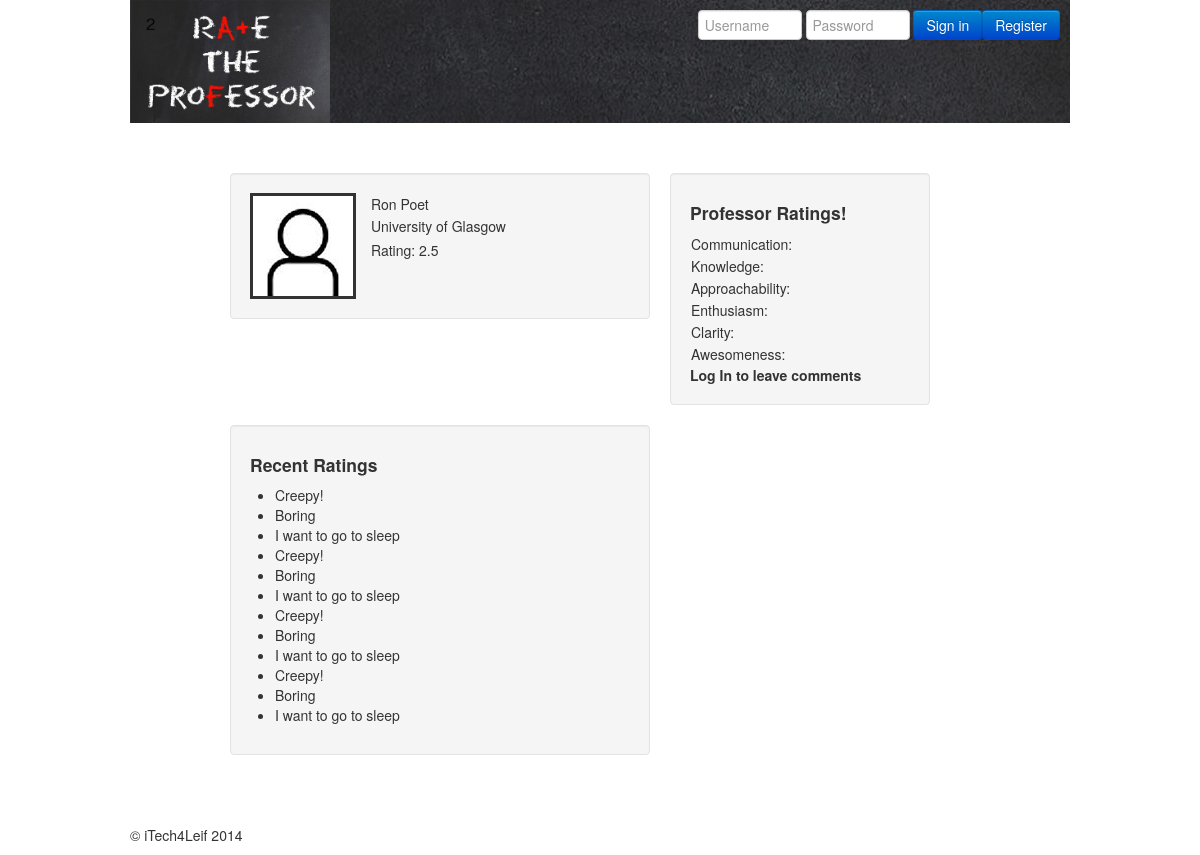
Page /rate_the_professor/professor/2/ on the earlier database version.
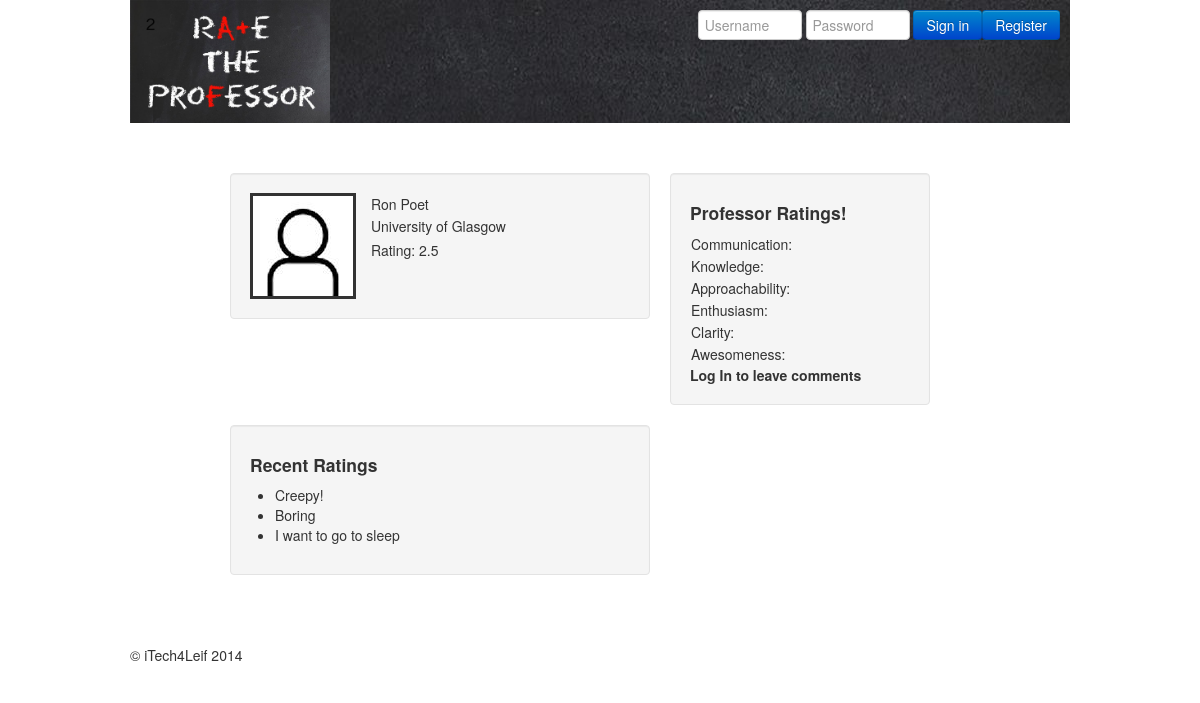
Same page on the later database version.
### rate_the_professor/models.py (models this page shows, shortened)
class Rating(models.Model):
    user = models.ForeignKey(User, null=True)
    professor = models.ForeignKey(Professor)
    communication = models.DecimalField(max_digits=2, decimal_places=1, default=2.5)
    knowledge = models.DecimalField(max_digits=2, decimal_places=1, default=2.5)
    approachability = models.DecimalField(max_digits=2, decimal_places=1, default=2.5)
    enthusiasm = models.DecimalField(max_digits=2, decimal_places=1, default=2.5)
    clarity = models.DecimalField(max_digits=2, decimal_places=1, default=2.5)
    awesomeness = models.DecimalField(max_digits=2, decimal_places=1, default=2.5)
    comment = models.CharField(max_length=1024, null=False)
    datetime = models.DateTimeField(auto_now_add=True)
    def _calculate_rating(self):
        return u'%.2f' % ((self.communication + self.knowledge + self.approachability
                + self.enthusiasm + self.clarity + self.awesomeness) / 6)
    rating = property(_calculate_rating)

### rate_the_professor/views.py (the view)
# urls.py: ,url(r'^professor/(?P<professor_id>\w+)/$', views.professor, name='professor')
def professor(request, professor_id):
    context = RequestContext(request)
    if request.method == 'POST':
        form = RatingForm(request.POST)
        if form.is_valid():
            rating = form.save(commit=False)
            rating.user = request.user
            rating.professor = Professor(id=professor_id)
            form.save()
            professor = Professor.objects.get(id=professor_id)
            sum_of_ratings = professor.sum_of_ratings
            no_of_ratings = professor.no_of_ratings
            new_ratings = no_of_ratings + 1
            Professor.objects.filter(pk=professor_id).update(no_of_ratings=new_ratings)
            new_sum = sum_of_ratings + rating.rating
            Professor.objects.filter(pk=professor_id).update(sum_of_ratings=new_sum)
            new_overall = new_sum / new_ratings
            Professor.objects.filter(pk=professor_id).update(overall_rating=new_overall)
        else:
            pass
    else:
        form = RatingForm()
    context_dict = {'professor_id': professor_id}
    try:
        professor = Professor.objects.get(id=professor_id)
        ratings = Rating.objects.filter(professor=professor_id)
        context_dict['ratings'] = ratings
        context_dict['professor'] = professor
    except Professor.DoesNotExist:
        pass
    context_dict['form'] = form
    return render_to_response('rate_the_professor/professor.html', context_dict, context)

### rate_the_professor/forms.py
class RatingForm(forms.ModelForm):
    communication = forms.DecimalField(initial=2.5, help_text="Communication")
    knowledge = forms.DecimalField(initial=2.5, help_text="Knowledge")
    approachability = forms.DecimalField(initial=2.5, help_text="Approachability")
    enthusiasm = forms.DecimalField(initial=2.5, help_text="Enthusiasm")
    clarity = forms.DecimalField(initial=2.5, help_text="Clarity")
    awesomeness = forms.DecimalField(max_digits=2, decimal_places=1, initial=2.5, help_text="Awesomeness")
    comment = forms.CharField(widget=forms.TextInput(), max_length=1024, help_text="Comment")
    class Meta:
        model = Rating
        fields = ('communication', 'knowledge', 'approachability', 'enthusiasm', 'clarity', 'awesomeness', 'comment')

### rate_the_professor/models.py (called while the page is built)
    def __unicode__(self):
        return self.uni_name

### templates/rate_the_professor/professor.html
{% extends 'rate_the_professor/base.html' %}
{% load static %}
{% block body_block %}
    {% if professor %}
        <div class="span5 offset1 well">
            <div class="profpic">
                <img src="{% static 'img/profpic.png' %}">
            </div>
            <div class="profinfo">
                <table>
                    <tr><td>{{ professor.first_name }} {{ professor.last_name }}</td></tr>
                    <tr><td>{{ professor.university }}</td></tr>
                    <tr><td></td></tr>
                    <tr><td>Rating: {{ professor.overall_rating }}</td></tr>
                </table>
            </div>
        </div>
        <div class="span3 well">
            <h4>Professor Ratings!</h4>
            <table>
                <tr><td>Communication: {{ ratings.communication }}</td></tr>
                <tr><td>Knowledge: {{ ratings.knowledge }}</td></tr>
                <tr><td>Approachability: {{ ratings.approachability }}</td></tr>
                <tr><td>Enthusiasm: {{ ratings.enthusiasm }}</td></tr>
                <tr><td>Clarity: {{ ratings.clarity }}</td></tr>
                <tr><td>Awesomeness: {{ ratings.awesomeness }}</td></tr>
            </table>
            {% if user.is_authenticated %}
                 <strong>Submit Your Rating!</strong>
                 <form id="rating_form" method="post" action="/rate_the_professor/professor/{{ professor.id }}/">
                    {% csrf_token %}
                    {% for hidden in form.hidden_fields %}
                        {{ hidden }}
                    {% endfor %}
                    <div class="prof-rating-form">
                        {% for field in form.visible_fields %}
                            {{ field.errors }}
                            {{ field.help_text}}
                            {{ field }}
                        {% endfor %}
                    </div>
                    <input type="submit" name="submit" value="Create Rating" />
                </form>
            {% else %}
                 <strong>Log In to leave comments</strong>
            {% endif %}
        </div>
        <div class="span5 offset1 well">
            <h4>Recent Ratings</h4>
            {% if ratings %}
                <ul>
                    {% for rating in ratings %}
                    <li>{{ rating.comment }}</li>
                    {% endfor %}
                </ul>
            {% else %}
                <strong>No ratings currently for professor</strong>
            {% endif %}
        </div>
    {% else %}
        The specified professor {{ professor }} does not exist!
    {% endif %}
{% endblock %}

Differences in the rows shown:
no longer on this page (row edited): Rating: comment "Creepy!"
no longer on this page (row edited): Rating: comment "Boring"
no longer on this page (row edited): Rating: comment "I want to go to sleep"
removed Rating: comment "Creepy!"
removed Rating: comment "Boring"
removed Rating: comment "I want to go to sleep"
removed Rating: comment "Creepy!"
removed Rating: comment "Boring"
removed Rating: comment "I want to go to sleep"
